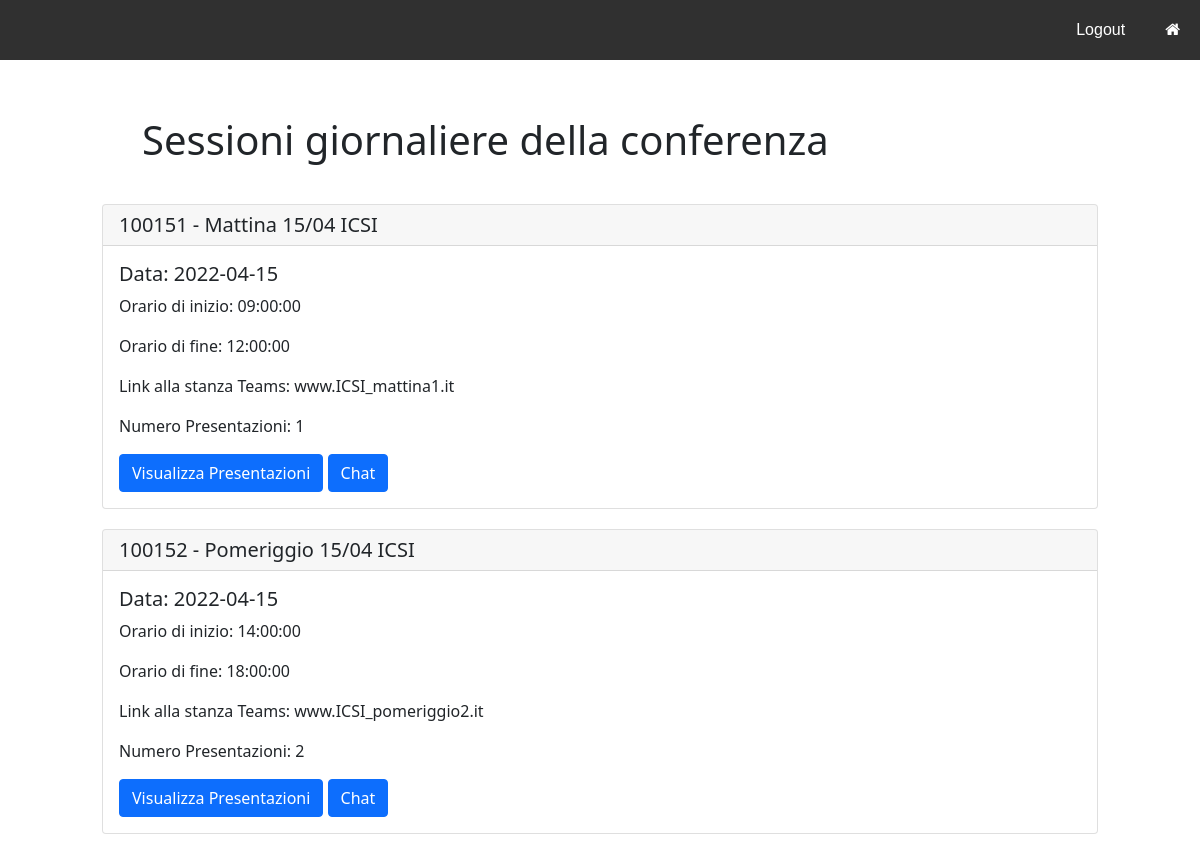
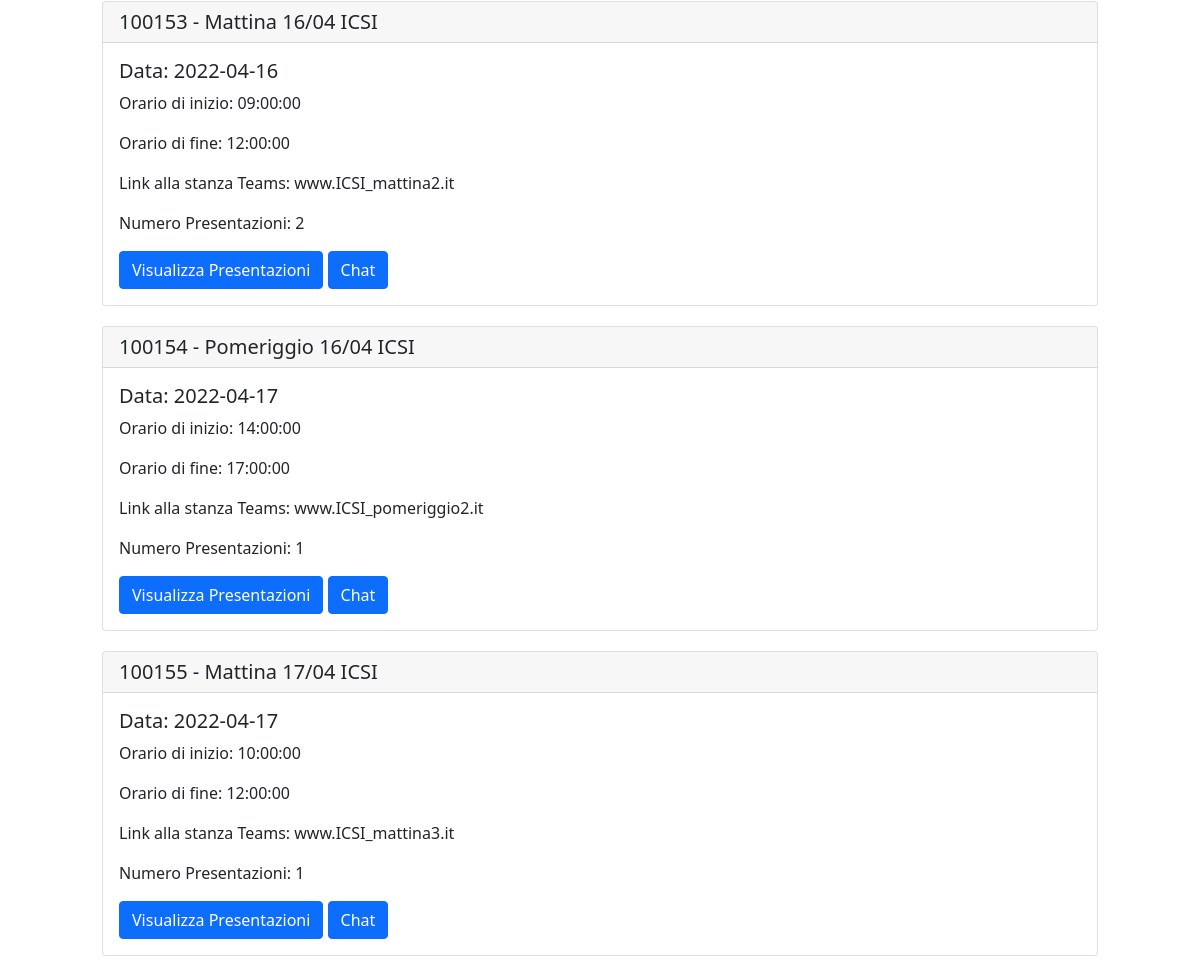
The page /php/conferenza.php?nome=International Conference on Swarm Intelligence on the database its author committed (2 pictures, top to bottom).
### tables this page shows
CREATE TABLE SESSIONE(
    Codice INT PRIMARY KEY,
    Titolo VARCHAR(100),
    NumeroPresentazioni INT DEFAULT 0, 
    Inizio TIME,
    Fine TIME,
    Link VARCHAR(100),
    GiornoGiornata DATE,
    AnnoEdizioneConferenza INT,
    AcronimoConferenza VARCHAR(20),
	FOREIGN KEY(AnnoEdizioneConferenza, AcronimoConferenza) REFERENCES CONFERENZA(AnnoEdizione, Acronimo) ON DELETE CASCADE,
    FOREIGN KEY(GiornoGiornata) REFERENCES GIORNATA(Giorno) ON DELETE CASCADE
);

### php/conferenza.php (called while the page is built, shortened)
<?php
    require_once('connection.php');
    $templateParams["conferenza"] = $dbh->getConferenzaByNome($_GET["nome"]);
    $templateParams["sessione"] = $dbh->getSessionibyConferenza($templateParams["conferenza"][0]["Acronimo"]);
    require 'template/templateConferenza.php';
?>

### php/database.php (called while the page is built, shortened)
<?php
    class DatabaseHelper{
        private $db;
        public function __construct($servername, $username, $password, $dbname, $port){
            $this->db = new mysqli($servername, $username, $password, $dbname, $port);
        }
        public function getSessionibyConferenza($acronimoConf){
            $query = "SELECT * FROM SESSIONE WHERE AcronimoConferenza=?";
            $stmt = $this->db->prepare($query);
            $stmt->bind_param('s',$acronimoConf);
            $stmt->execute();
            $result = $stmt->get_result();
            return $result->fetch_all(MYSQLI_ASSOC);
        }
        public function getConferenzaByNome($nome){
            $query = "SELECT AnnoEdizione, Acronimo, Nome FROM CONFERENZA WHERE Nome=?";
            $stmt = $this->db->prepare($query);
            $stmt->bind_param('s',$nome);
            $stmt->execute();
            $result = $stmt->get_result();
            return $result->fetch_all(MYSQLI_ASSOC);
        }
    }
?>

### php/connection.php (called while the page is built, shortened)
<?php
    require_once("database.php");
    $dbh = new DatabaseHelper("localhost", "root", "root", "CONFVIRTUAL", 8889);
?>

### php/template/templateConferenza.php (the view, shortened to what this page needs)
<!DOCTYPE html>
<html>
  <head>
      <link rel="stylesheet" href="../css/styleHome.css">
      <link href="https://cdn.jsdelivr.net/npm/bootstrap@5.1.3/dist/css/bootstrap.min.css" rel="stylesheet">
      <link rel="stylesheet" href="https://cdnjs.cloudflare.com/ajax/libs/font-awesome/4.7.0/css/font-awesome.min.css">
      <link rel="stylesheet" href="https://cdnjs.cloudflare.com/ajax/libs/font-awesome/4.7.0/css/font-awesome.min.css">
  </head>
  <body>
    <ul>
      <li style="float:right"><a href="../php/paginaUtente.php"><i class="fa fa-home"></i></a></li>
      <li style="float:right"><a href="../php/logout.php">Logout</a></li>
    </ul>
    <div class="row">
      <div class="col-md-1"></div>
      <div class="col-md-10">
        <h1 style="margin: 40px;">Sessioni giornaliere della conferenza </h1>
        <?php foreach($templateParams['sessione'] as $sessione): ?>
          <div class="card" style="margin-bottom: 20px;">
            <h5 class="card-header"><?php echo $sessione["Codice"] . " - " . $sessione["Titolo"]?></h5>
            <div class="card-body">
              <h5 class="card-title">Data: <?php echo $sessione["GiornoGiornata"]?></h5>
              <p class="card-text">Orario di inizio: <?php echo $sessione["Inizio"]?></p>
              <p class="card-text">Orario di fine: <?php echo $sessione["Fine"]?></p>
              <p class="card-text">Link alla stanza Teams: <?php echo $sessione["Link"]?></p>
              <p class="card-text">Numero Presentazioni: <?php echo $sessione["NumeroPresentazioni"]?></p>
              <a href="presentazioni.php?codiceSessione=<?php echo $sessione["Codice"]?>" class="btn btn-primary">Visualizza Presentazioni</a>
              <a href="chat.php?codiceSessione=<?php echo $sessione["Codice"]?>" class="btn btn-primary">Chat</a>
            </div>
          </div>
        <?php endforeach; ?>
      </div>
    </div>
  </body>
</html>

### css/styleHome.css (style rules this page uses)
ul { list-style-type: none; margin: 0; padding: 0; overflow: hidden; background-color: #303030; }
li { float: left; }
li a { display: block; color: white; text-align: center; padding: 18px 20px; text-decoration: none; font-family: 'Poppins', sans-serif; }

### rows shown on the page
sessione: Codice "100151", Titolo "Mattina 15/04 ICSI", GiornoGiornata "2022-04-15", Inizio "09:00:00", Fine "12:00:00", Link "www.ICSI_mattina1.it", NumeroPresentazioni "1"
sessione: Codice "100152", Titolo "Pomeriggio 15/04 ICSI", GiornoGiornata "2022-04-15", Inizio "14:00:00", Fine "18:00:00", Link "www.ICSI_pomeriggio2.it", NumeroPresentazioni "2"
sessione: Codice "100153", Titolo "Mattina 16/04 ICSI", GiornoGiornata "2022-04-16", Inizio "09:00:00", Fine "12:00:00", Link "www.ICSI_mattina2.it", NumeroPresentazioni "2"
sessione: Codice "100154", Titolo "Pomeriggio 16/04 ICSI", GiornoGiornata "2022-04-17", Inizio "14:00:00", Fine "17:00:00", Link "www.ICSI_pomeriggio2.it", NumeroPresentazioni "1"
sessione: Codice "100155", Titolo "Mattina 17/04 ICSI", GiornoGiornata "2022-04-17", Inizio "10:00:00", Fine "12:00:00", Link "www.ICSI_mattina3.it", NumeroPresentazioni "1"
